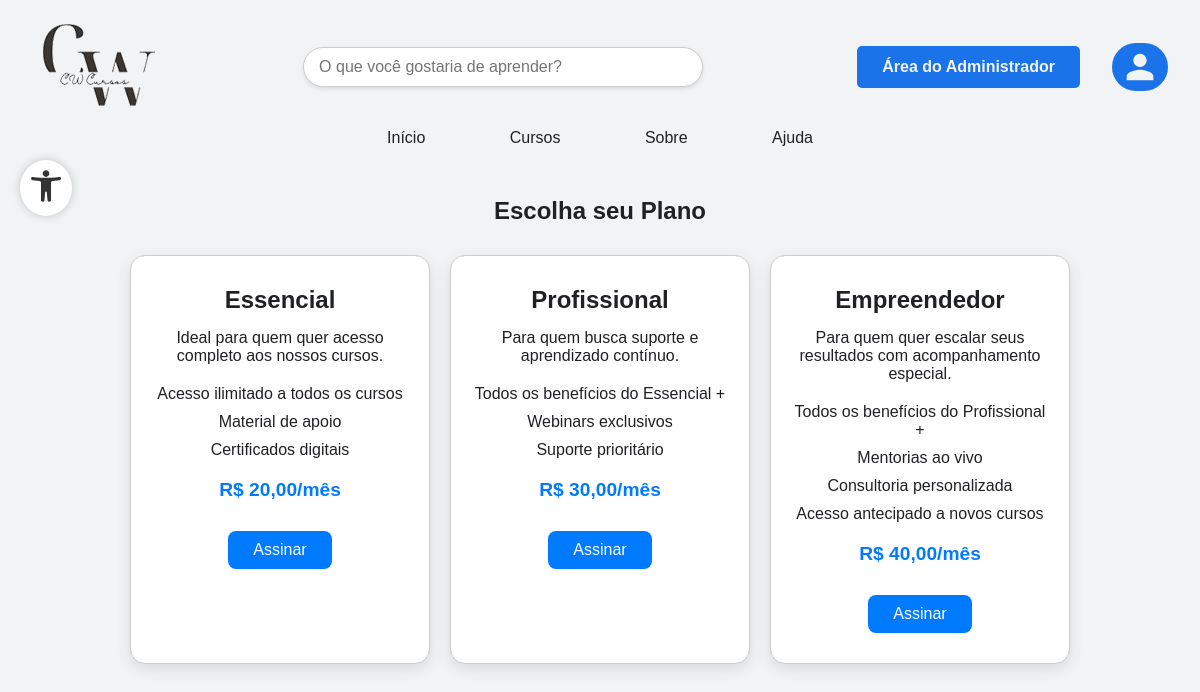
The page /TelaInicial/planos.php (signed in) on the database its author committed.
### tables this page shows
CREATE TABLE IF NOT EXISTS `planos` (
  `id` int NOT NULL AUTO_INCREMENT,
  `nome` varchar(50) NOT NULL,
  `descricao` text,
  `preco` decimal(10,2) NOT NULL,
  `beneficios` text,
  `data_criacao` datetime DEFAULT CURRENT_TIMESTAMP,
  `ativo` tinyint(1) DEFAULT '1',
  PRIMARY KEY (`id`)
);

### TelaInicial/planos.php (the view, shortened to what this page needs)
<?php
include_once '../funcoes/conexao.php';
$sql = "SELECT * FROM planos WHERE ativo = 1";
$result = mysqli_query($conexao, $sql);
?>
<!DOCTYPE html>
<html lang="pt-BR">
<head>
    <link rel="stylesheet" href="css/planos.css">
    <link rel="stylesheet" href="partials/style.css">
</head>
<body>
    <div class="header-main">
        <?php include 'partials/header.php'; ?>
    </div>
    <main>
        <div class="container">
            <div class="content-main">
                <section class="planos-section">
                    <h2>Escolha seu Plano</h2>
                    <div class="planos-container">
                        <?php while ($plano = mysqli_fetch_assoc($result)): ?>
                            <div class="plano-card">
                                <h3><?= $plano['nome'] ?></h3>
                                <p><?= $plano['descricao'] ?></p>
                                <ul>
                                    <?php
                                    $beneficios = explode("\n", $plano['beneficios']);
                                    foreach ($beneficios as $b) echo "<li>$b</li>";
                                    ?>
                                </ul>
                                <p class="preco">R$ <?= number_format($plano['preco'], 2, ',', '.') ?>/mês</p>
                                <a href="assinar_plano.php?plano=<?= urlencode($plano['nome']) ?>" class="btn-assinar">Assinar</a>
                            </div>
                        <?php endwhile; ?>
                    </div>
                </section>
            </div>
    </main>
</body>
</html>

### TelaInicial/css/planos.css (style rules this page uses)
.planos-section { text-align: center; padding: 50px 20px; }
.planos-container { display: flex; justify-content: center; gap: 20px; flex-wrap: wrap; margin-top: 30px; }
.plano-card { background: #fff; border: 1px solid #ccc; border-radius: 15px; padding: 30px 20px; width: 300px; box-shadow: 0 5px 15px rgba(0,0,0,0.1); transition: transform 0.3s; }
.plano-card h3 { font-size: 24px; margin-bottom: 15px; }
.plano-card ul { list-style: none; padding: 0; margin: 20px 0; }
.plano-card ul li { margin-bottom: 10px; }
.btn-assinar { background-color: #007BFF; color: #fff; padding: 10px 25px; border-radius: 8px; text-decoration: none; display: inline-block; margin-top: 20px; }
.preco { font-size: 1.2rem; font-weight: bold; color: #007BFF; margin: 10px 0; }

### TelaInicial/partials/style.css (style rules this page uses)
* { margin: 0; padding: 0; box-sizing: border-box; }
:root { --azul: #1A73E8; --cinza-claro: #F1F3F4; --cinza-escuro: #202124; --amarelo: #FFB400; }
html, body { height: 100%; margin: 0; display: flex; flex-direction: column; }
body { font-family: Arial, sans-serif; color: var(--cinza-escuro); background-color: var(--cinza-claro); }
p, h1, h2, h3 { color: var(--cinza-escuro); }
.container { width: 100%; padding: 0px; margin-bottom: 5rem; }
.header-main { padding: 0 2rem; }
main { padding: 0 2rem; flex: 1; }

### rows shown on the page
planos: nome "Essencial", descricao "Ideal para quem quer acesso completo aos nossos cursos.", beneficios "Acesso ilimitado a todos os cursos", beneficios "Material de apoio", beneficios "Certificados digitais", preco "20,00"
planos: nome "Profissional", descricao "Para quem busca suporte e aprendizado contínuo.", beneficios "Todos os benefícios do Essencial +", beneficios "Webinars exclusivos", beneficios "Suporte prioritário", preco "30,00"
planos: nome "Empreendedor", descricao "Para quem quer escalar seus resultados com acompanhamento especial.", beneficios "Todos os benefícios do Profissional +", beneficios "Mentorias ao vivo", beneficios "Consultoria personalizada", beneficios "Acesso antecipado a novos cursos", preco "40,00"
